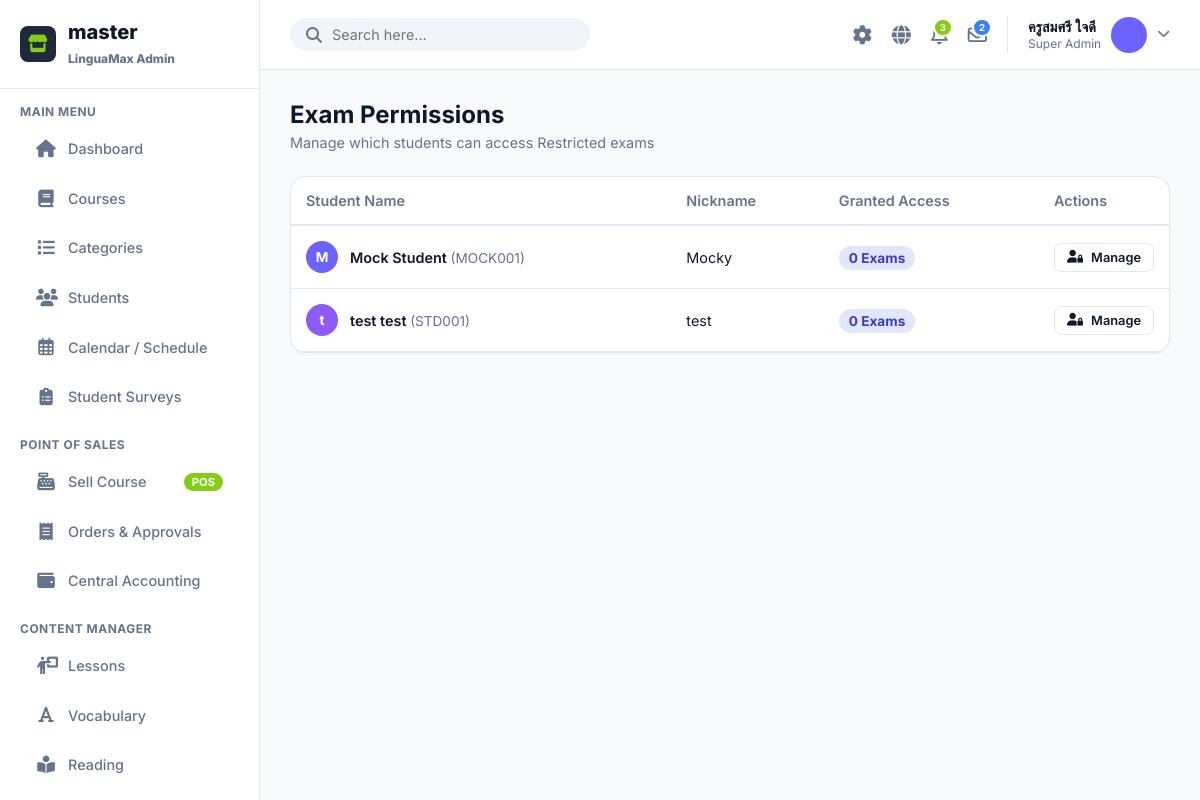
Page /admin/index.php?page=exam_permissions (signed in) on the committed database.
### tables this page shows
CREATE TABLE `users` (
  `id` int(11) NOT NULL AUTO_INCREMENT,
  `code` varchar(10) NOT NULL,
  `username` varchar(50) DEFAULT NULL,
  `password` varchar(255) DEFAULT NULL,
  `fname` varchar(100) NOT NULL,
  `lname` varchar(100) NOT NULL,
  `nickname` varchar(50) NOT NULL,
  `role` enum('student','admin') DEFAULT 'student',
  `level` enum('beginner','intermediate','advanced') DEFAULT 'beginner',
  `xp` int(11) DEFAULT 0,
  `coins` int(11) DEFAULT 0,
  `avatar_color` varchar(7) DEFAULT '#6C63FF',
  `created_at` timestamp NOT NULL DEFAULT current_timestamp(),
  `updated_at` timestamp NOT NULL DEFAULT current_timestamp() ON UPDATE current_timestamp(),
  `daily_xp_goal` int(11) DEFAULT 50,
  `sound_enabled` tinyint(1) DEFAULT 1,
  `notifications_enabled` tinyint(1) DEFAULT 1,
  `character_id` varchar(50) DEFAULT 'default',
  `profile_pic` varchar(255) DEFAULT NULL,
  PRIMARY KEY (`id`),
  UNIQUE KEY `code` (`code`)
);

### admin/page/exam_permissions.php (the view, shortened to what this page needs)
<?php
$stmt = $db->query("SELECT id, code, fname, lname, nickname, avatar_color FROM users WHERE role = 'student' ORDER BY fname ASC");
$students = $stmt->fetchAll();
?>
<div class="page-header">
    <div>
        <h1 class="page-title">Exam Permissions</h1>
        <p style="color: var(--text-muted); font-size: 0.9rem; margin-top: 5px;">Manage which students can access Restricted exams</p>
    </div>
</div>
<div class="card" style="padding:0; overflow: hidden;">
    <table style="width: 100%; border-collapse: collapse; text-align: left;">
        <thead>
            <tr style="border-bottom: 2px solid var(--border);">
                <th style="padding: 15px;">Student Name</th>
                <th style="padding: 15px;">Nickname</th>
                <th style="padding: 15px;">Granted Access</th>
                <th style="padding: 15px; width: 120px;">Actions</th>
            </tr>
        </thead>
        <tbody>
            <?php foreach ($students as $s): ?>
            <tr style="border-bottom: 1px solid var(--border);">
                <td style="padding: 15px;">
                    <div style="display: flex; align-items: center; gap: 12px;">
                        <div style="width: 32px; height: 32px; border-radius: 50%; background: <?= $s['avatar_color'] ?>; display: flex; align-items: center; justify-content: center; font-size: 0.85rem; font-weight: 700; color: white;">
                            <?= mb_substr($s['fname'], 0, 1) ?>
                        </div>
                        <div style="font-weight: 600; color: var(--text-main);">
                            <?= htmlspecialchars($s['fname']) ?> <?= htmlspecialchars($s['lname']) ?>
                            <span style="color: var(--text-muted); font-weight: 400; font-size: 0.85rem;">(<?= htmlspecialchars($s['code']) ?>)</span>
                        </div>
                    </div>
                </td>
                <td style="padding: 15px; color: var(--text-secondary);"><?= htmlspecialchars($s['nickname']) ?></td>
                <td style="padding: 15px;">
                    <?php
                        $stmt = $db->prepare("SELECT COUNT(*) FROM exam_permissions WHERE user_id = ?");
                        $stmt->execute([$s['id']]);
                        $grantedCount = $stmt->fetchColumn();
                    ?>
                    <span style="background: #E0E7FF; color: #4338CA; padding: 4px 10px; border-radius: 20px; font-weight: 700; font-size: 0.85rem;">
                        <?= $grantedCount ?> Exams
                    </span>
                </td>
                <td style="padding: 15px;">
                    <button class="btn btn-sm btn-outline" style="border-radius: 8px;" onclick='openPermissionModal(<?= $s['id'] ?>, <?= json_encode($s['fname']) ?>)'>
                        <i class="fa-solid fa-user-lock"></i> Manage
                    </button>
                </td>
            </tr>
            <?php endforeach; ?>
        </tbody>
    </table>
</div>

### admin/includes/topbar.php (shortened to what this page needs)
<?php
$stmt = $db->query("SELECT * FROM users WHERE role='admin' LIMIT 1");
$admin_profile = $stmt->fetch();
$admin_name = $admin_profile ? $admin_profile['fname'] . ' ' . $admin_profile['lname'] : 'Patricia Peter';
$admin_avatar = $admin_profile['avatar_color'] ?? '#64748B';
$stmt = $db->query("SELECT COUNT(*) FROM admin_notifications WHERE is_read=0");
$unread_notifs = $stmt->fetchColumn();
$stmt = $db->query("SELECT COUNT(*) FROM admin_messages WHERE is_read=0");
$unread_msgs = $stmt->fetchColumn();
?>
<div class="topbar">
    <form class="search-bar" action="" method="GET">
        <i class="fa-solid fa-magnifying-glass" onclick="this.parentNode.submit()" style="cursor:pointer;"></i>
        <input type="text" name="q" placeholder="Search here..." value="<?= htmlspecialchars($_GET['q'] ?? '') ?>" required>
    </form>
    <div class="topbar-actions">
        <div class="action-icon" id="themeToggle" onclick="toggleTheme()" title="Toggle Dark Mode">
            <i class="fa-solid fa-gear"></i>
        </div>
        <div class="action-icon dropdown-trigger" data-target="langDropdown" title="Change Language">
            <i class="fa-solid fa-globe"></i>
        </div>
        <div class="action-icon dropdown-trigger" data-target="notifDropdown" title="Notifications">
            <?php if($unread_notifs > 0): ?>
            <span class="action-badge" style="background:#84cc16; color:white;"><?= $unread_notifs ?></span>
            <?php endif; ?>
        </div>
        <div class="action-icon dropdown-trigger" data-target="msgDropdown" title="Messages">
            <?php if($unread_msgs > 0): ?>
            <span class="action-badge" style="background:#3B82F6; color:white;"><?= $unread_msgs ?></span>
            <?php endif; ?>
        </div>
        <div class="profile dropdown-trigger" data-target="profileDropdown" style="cursor:pointer;">
            <div class="profile-info">
                <span class="profile-name"><?= htmlspecialchars($admin_name) ?></span>
                <span class="profile-role">Super Admin</span>
            </div>
            <div class="profile-img" style="background:<?= $admin_avatar ?>;"></div>
            <i class="fa-solid fa-chevron-down" style="font-size:0.8rem; color:var(--text-muted);"></i>
        </div>
    </div>
</div>

### admin/asset/css/style.css (style rules this page uses)
:root { --primary: #4F46E5; --primary-light: #E0E7FF; --secondary: #10B981; --bg: #F8FAFC; --surface: #FFFFFF; --text-main: #0F172A; --text-muted: #64748B; --border: #E2E8F0; --sidebar-width: 260px; --topbar-height: 70px; }
* { box-sizing: border-box; margin: 0; padding: 0; font-family: 'Inter', 'Prompt', sans-serif; }
body { background: var(--bg); color: var(--text-main); display: flex; height: 100vh; overflow: hidden; }
.topbar { height: var(--topbar-height); background: var(--surface); border-bottom: 1px solid var(--border); display: flex; align-items: center; justify-content: space-between; padding: 0 30px; }
.search-bar { display: flex; align-items: center; background: #F1F5F9; border-radius: 20px; padding: 8px 16px; width: 300px; }
.search-bar i { color: var(--text-muted); margin-right: 10px; }
.search-bar input { border: none; background: transparent; outline: none; width: 100%; font-size: 0.9rem; color: var(--text-main); }
.topbar-actions { display: flex; align-items: center; gap: 20px; }
.action-icon { color: var(--text-muted); font-size: 1.2rem; cursor: pointer; position: relative; }
.action-badge { position: absolute; top: -5px; right: -5px; background: #84CC16; color: white; font-size: 0.6rem; padding: 2px 5px; border-radius: 10px; font-weight: 700; border: 2px solid white; }
.profile { display: flex; align-items: center; gap: 10px; cursor: pointer; border-left: 1px solid var(--border); padding-left: 20px; }
.profile-img { width: 36px; height: 36px; border-radius: 50%; background: #CBD5E1; }
.profile-info { display: flex; flex-direction: column; }
.profile-name { font-weight: 600; font-size: 0.9rem; }
.profile-role { font-size: 0.75rem; color: var(--text-muted); }
.page-header { display: flex; justify-content: space-between; align-items: center; margin-bottom: 25px; }
.page-title { font-size: 1.5rem; font-weight: 700; color: var(--text-main); }
.card { background: var(--surface); border-radius: 16px; padding: 24px; box-shadow: 0 1px 3px rgba(0,0,0,0.05); border: 1px solid var(--border); margin-bottom: 20px; }
.btn { padding: 8px 16px; border-radius: 8px; border: none; cursor: pointer; font-weight: 600; font-size: 0.9rem; transition: 0.2s; display: inline-flex; align-items: center; gap: 8px; text-decoration: none; }
.btn-outline { border: 1px solid var(--border); background: transparent; color: var(--text-main); }
.btn-sm { padding: 6px 12px; font-size: 0.8rem; }
table { width: 100%; border-collapse: collapse; }
th, td { padding: 16px 12px; text-align: left; border-bottom: 1px solid var(--border); font-size: 0.9rem; }
th { color: var(--text-muted); font-weight: 600; border-bottom: 2px solid var(--border); }
.dropdown-trigger { position: relative; cursor: pointer; }

### rows in the picture
users: admin_name "ครูสมศรี ใจดี"
users: fname "M", fname "Mock", lname "Student", code "MOCK001", nickname "Mocky", grantedCount "0"
users: fname "t", fname "test", lname "test", code "STD001", nickname "test", grantedCount "0"

### other values in the picture
$unread_notifs "3"
$unread_msgs "2"
